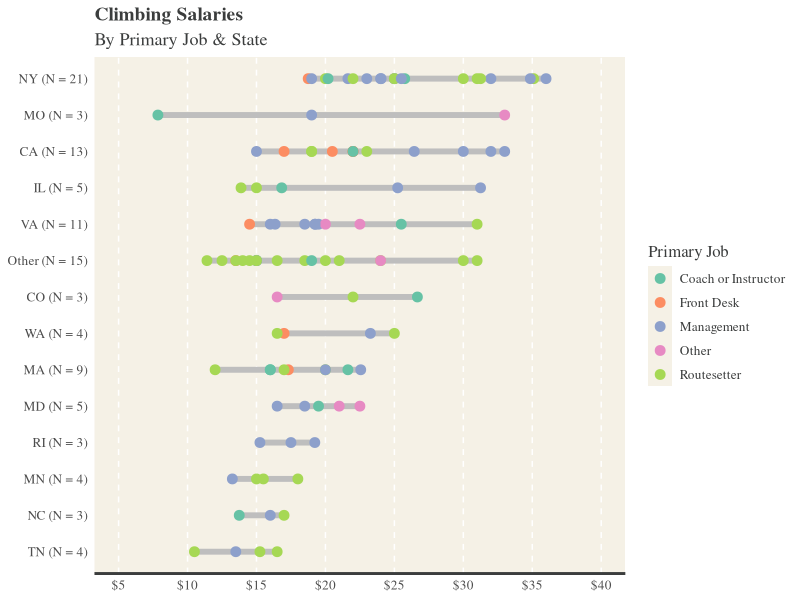
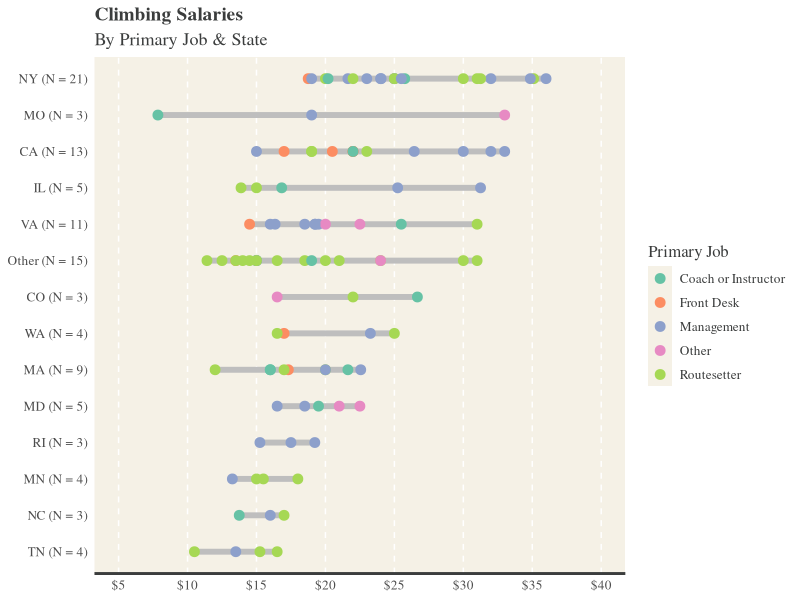

Reproduce these figures in R, in order.
library(tidyverse)


### Load cleaned up version of the raw Climbing Salary Data from Reddit
Climbing_Wage <- read.csv("FTClimbingSalary_Clean.csv") %>%
  # Add count column and a state + count (y-axis label) column 
  mutate(Count = map_int(.x = State_Clean, 
                         .f = ~table(State_Clean)[.]),
         State_N = case_when(
           Count > 2 ~ paste0(State_Clean, " (N = ", Count, ")"),
           Count <= 2 ~ "Other (N = 15)"))


### Create the lollipop chart
Climbing_Wage %>%
  # Group by "State_N" label column and find min/mean/max for each group
  group_by(State_N) %>%
  summarise(Min = min(Primary_Clean), 
            Mean = mean(Primary_Clean), 
            Max = max(Primary_Clean)) %>%
  # Round numeric columns and reorder "State_N" by maximum wage value
  mutate(across(.cols = 2:4, .fns = round, digits = 2),
         State_N = fct_reorder(State_N, Max)) %>%
  # Create the ggplot
  ggplot() +
  # Generate a gray segment that spans from min to max value for each group
  geom_segment(aes(x = State_N, 
                   xend = State_N, 
                   y = Min, 
                   yend = Max), 
               color = "gray", 
               size = 2) +
  # Add points along the segmen where colors correspond to the primary job type
  geom_point(data = Climbing_Wage,
             aes(x = State_N, 
                 y = Primary_Clean, 
                 color = Main_Clean),
             size = 3) +
  # Customize the wage axis 
  scale_y_continuous(limits = c(5, 40), 
                     breaks = (seq(from = 5, to = 40, by = 5)),
                     labels = c(paste0("$",seq(from = 5, to = 40, by = 5)))) +
  # Flip the coordinates
  coord_flip() +
  # Adjust color palette 
  scale_color_brewer(palette = "Set2") +
  # Make thematic changes with classic as a starting point
  theme_classic() +
  theme(axis.line.x = element_line(color = "#3b3d3d", size = 1, linetype = "solid"),
        axis.line.y = element_blank(),
        axis.ticks = element_blank(),
        axis.title = element_blank(),
        plot.title = element_text(face = "bold", size = 14),
        plot.subtitle = element_text(size = 13),
        panel.background = element_rect(fill = "#f5f1e6"),
        panel.grid.major.x = element_line(linetype = "dashed", color = "white"),
        text = element_text(size = 12, family = "serif", color = "#3b3d3d")) +
  # Add/amend labels
  labs(title = "Climbing Salaries",
       subtitle = "By Primary Job & State",
       color = "Primary Job")


### Export/save the plot
ggsave("CW_lollipop.png", units = "in", width = 11, height = 6, dpi = 350)
dev.off()
